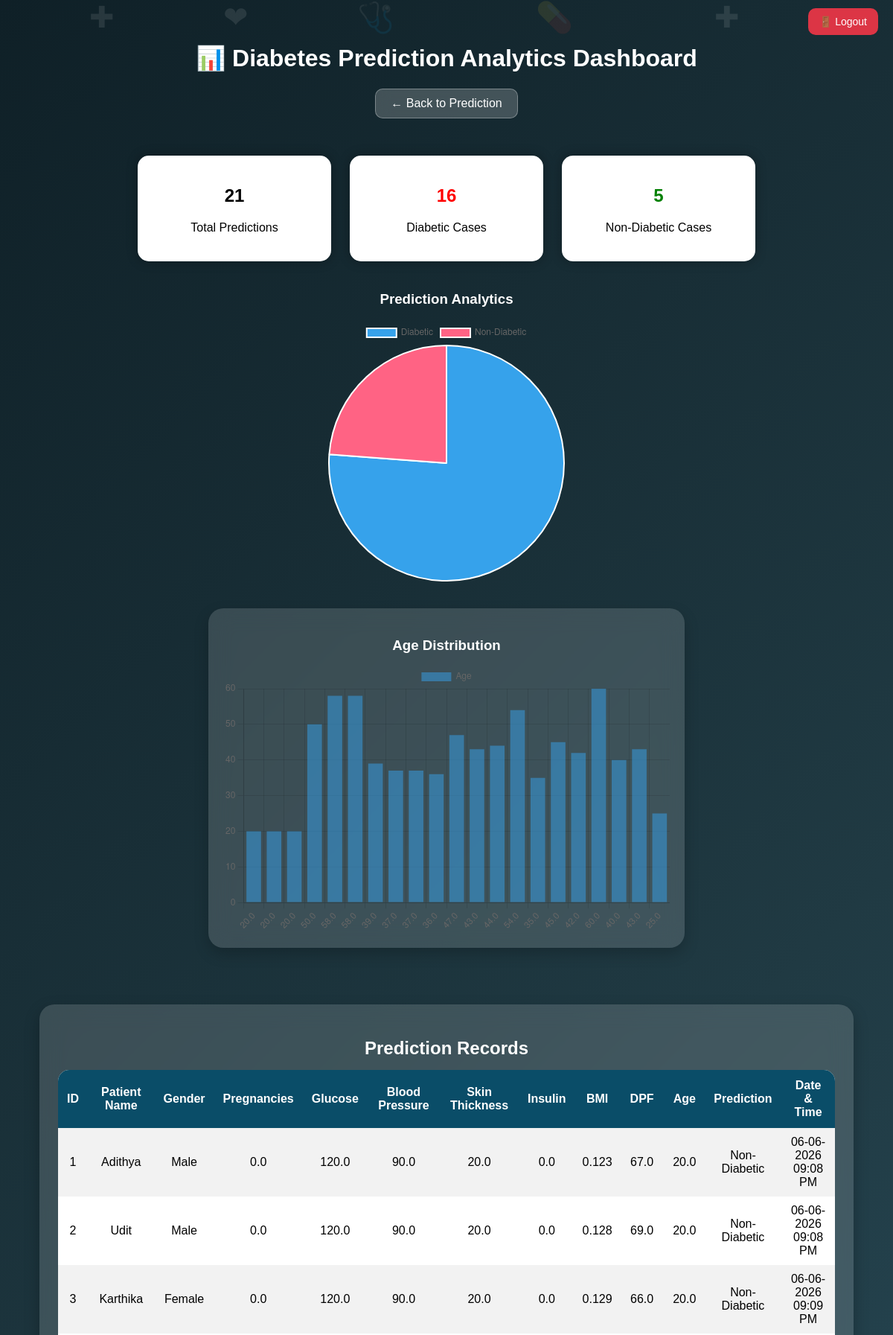
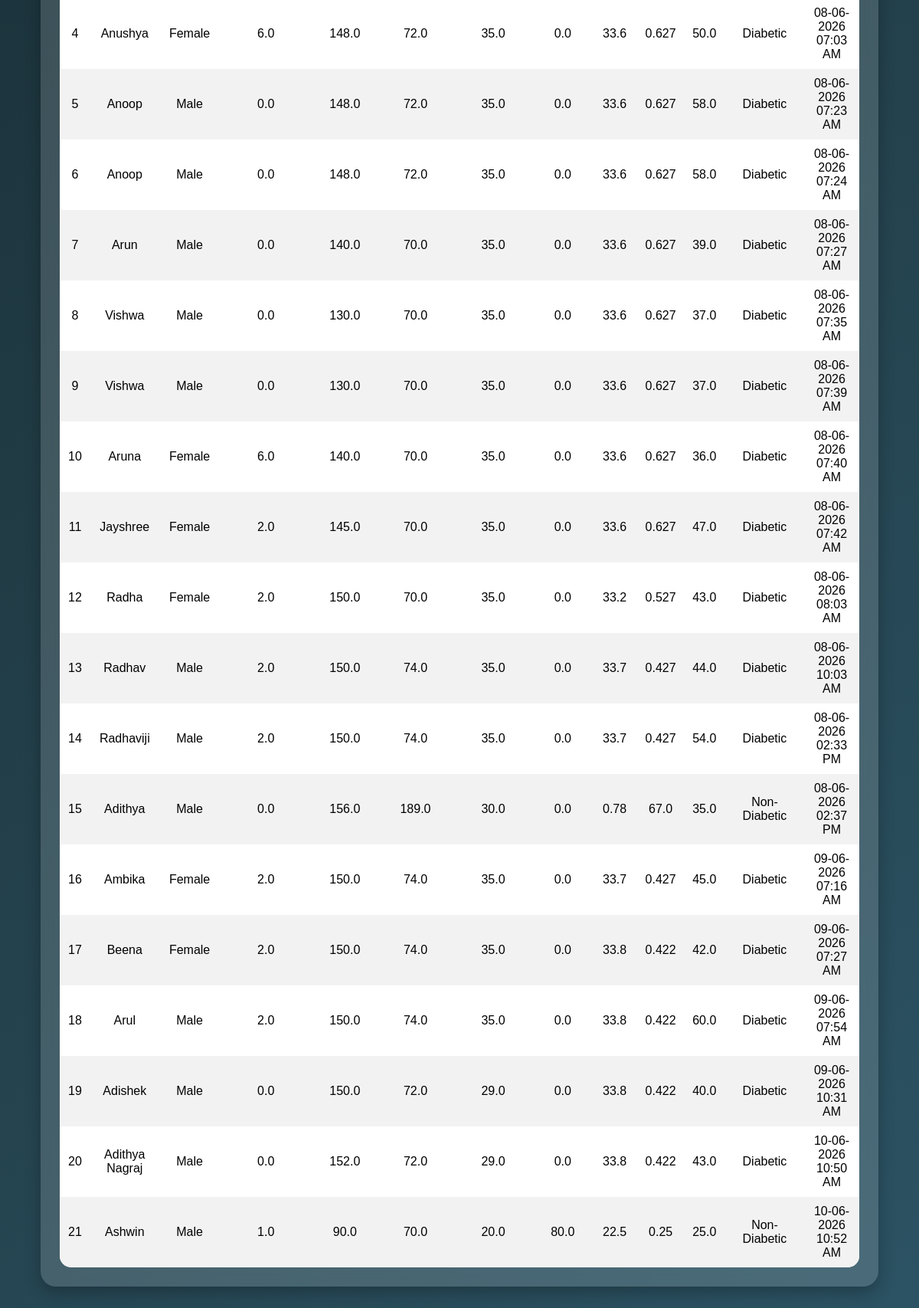
The app's page /history with its own data (2 pictures, top to bottom).
### tables this page shows
CREATE TABLE predictions (
    id INTEGER PRIMARY KEY AUTOINCREMENT,
    pregnancies REAL,
    glucose REAL,
    bloodpressure REAL,
    skinthickness REAL,
    insulin REAL,
    bmi REAL,
    dpf REAL,
    age REAL,
    prediction TEXT
, timestamp TEXT, patient_name TEXT, gender TEXT);

### app.py (the view)
@app.route('/history')
def history():
    conn = sqlite3.connect('database.db')
    cursor = conn.cursor()
    cursor.execute("SELECT * FROM predictions")
    records = cursor.fetchall()
    total_predictions = len(records)
    diabetic_count = sum(
        1 for row in records
        if row[9] == "Diabetic"
    )
    non_diabetic_count = sum(
        1 for row in records
        if row[9] == "Non-Diabetic"
    )
    age_labels = [row[8] for row in records]
    conn.close()
    return render_template(
        'history.html',
        records=records,
        total_predictions=total_predictions,
        diabetic_count=diabetic_count,
        non_diabetic_count=non_diabetic_count,
        age_labels=age_labels
    )

### templates/history.html (shortened to what this page needs)
<!DOCTYPE html>
<html>
<head>
</head>
<body>
    <div class="medical-bg">
      <span style="left:10%">✚</span>
      <span style="left:25%">❤</span>
      <span style="left:40%">🩺</span>
      <span style="left:60%">💊</span>
      <span style="left:80%">✚</span>
    </div>
    <div class="container">
    <div style="text-align:right;">
        <a href="/logout" class="logout-btn">
            🚪 Logout
        </a>
    </div>
<div class="dashboard-title">
    <h1>📊 Diabetes Prediction Analytics Dashboard</h1>
    <a href="/predict_page" class="back-btn">← Back to Prediction</a>
</div>
<div class="stats-container">
    <div class="stat-card">
        <h2>{{ total_predictions }}</h2>
        <p>Total Predictions</p>
    </div>
    <div class="stat-card diabetic">
        <h2>{{ diabetic_count }}</h2>
        <p>Diabetic Cases</p>
    </div>
    <div class="stat-card non-diabetic">
        <h2>{{ non_diabetic_count }}</h2>
        <p>Non-Diabetic Cases</p>
    </div>
</div>
<h3 style="color:white;text-align:center;">
    Prediction Analytics
</h3>
<div style="width:350px;margin:auto;">
    <canvas id="pieChart"></canvas>
</div>
<br><br>
<div class="chart-card">
    <h3 class="chart-title">Age Distribution</h3>
    <canvas id="barChart" height="180"></canvas>
</div>
<br><br>
<div class="table-card">
<h2 class="chart-title">
    Prediction Records
</h2>
    <table>
        <tr>
            <th>ID</th>
            <th>Patient Name</th>
            <th>Gender</th>
            <th>Pregnancies</th>
            <th>Glucose</th>
            <th>Blood Pressure</th>
            <th>Skin Thickness</th>
            <th>Insulin</th>
            <th>BMI</th>
            <th>DPF</th>
            <th>Age</th>
            <th>Prediction</th>
            <th>Date & Time</th>
        </tr>
        {% for row in records %}
        <tr>
            <td>{{ row[0] }}</td>
            <td>{{ row[11] }}</td>
            <td>{{ row[12] }}</td>
            <td>{{ row[1] }}</td>
            <td>{{ row[2] }}</td>
            <td>{{ row[3] }}</td>
            <td>{{ row[4] }}</td>
            <td>{{ row[5] }}</td>
            <td>{{ row[6] }}</td>
            <td>{{ row[7] }}</td>
            <td>{{ row[8] }}</td>
            <td>{{ row[9] }}</td>
            <td>{{ row[10] }}</td>
        </tr>
        {% endfor %}
    </table>
</div>
<script>
const ctx = document.getElementById('pieChart');
new Chart(ctx,{
    type:'pie',
    data:{
        labels:['Diabetic','Non-Diabetic'],
        datasets:[{
            data:[
                {{ diabetic_count }},
                {{ non_diabetic_count }}
            ]
        }]
    }
});
const barCtx=document.getElementById('barChart');
new Chart(barCtx,{
    type:'bar',
    data:{
        labels:[
            {% for age in age_labels %}
            "{{ age }}",
            {% endfor %}
        ],
        datasets:[{
            label:'Age',
            data:[
                {% for age in age_labels %}
                {{ age }},
                {% endfor %}
            ]
        }]
    }
});
</script>
</body>
</html>

### templates/history.html (style rules this page uses)
body { margin:0; padding:20px; font-family:Arial,sans-serif; background:linear-gradient( 135deg, #0f2027, #203a43, #2c5364 ); min-height:100vh; }
.medical-bg { position:fixed; width:100%; height:100%; top:0; left:0; z-index:-1; }
.medical-bg span { position:absolute; color:rgba(255,255,255,0.1); font-size:40px; animation:float 10s linear infinite; }
.dashboard-title { text-align:center; color:white; margin-bottom:30px; }
.stats-container { display:flex; justify-content:center; gap:25px; flex-wrap:wrap; margin-bottom:40px; }
.stat-card { background:white; width:220px; padding:20px; border-radius:15px; text-align:center; box-shadow:0px 0px 15px rgba(0,0,0,0.3); }
.diabetic h2 { color:red; }
.non-diabetic h2 { color:green; }
table { width:100%; border-collapse:collapse; background:white; border-radius:15px; overflow:hidden; }
th { background:#0a4d68; color:white; padding:12px; }
td { padding:10px; text-align:center; }
tr:nth-child(even) { background:#f2f2f2; }
.back-btn { display:inline-block; margin-bottom:20px; padding:10px 20px; background:rgba(255,255,255,0.2); backdrop-filter:blur(10px); color:white; text-decoration:none; border-radius:10px; border:1px solid rgba(255,255,255,0.3); }
.chart-card { background:rgba(255,255,255,0.15); backdrop-filter:blur(15px); border-radius:20px; padding:20px; width:90%; max-width:600px; margin:auto; box-shadow:0 8px 20px rgba(0,0,0,0.2); }
.table-card { background:rgba(255,255,255,0.15); backdrop-filter:blur(15px); border-radius:20px; padding:25px; margin:40px auto; width:90%; box-shadow:0 8px 20px rgba(0,0,0,0.25); }
.chart-title { color:white; text-align:center; margin-bottom:15px; }
.logout-btn { text-decoration:none; background:#dc3545; color:white; padding:10px 15px; border-radius:10px; font-size:14px; }

### records on screen
predictions: id "1", patient_name "Adithya", gender "Male", pregnancies "0.0", glucose "120.0", bloodpressure "90.0", skinthickness "20.0", insulin "0.0", bmi "0.123", dpf "67.0", age "20.0", prediction "Non-Diabetic", timestamp "06-06-2026 09:08 PM"
predictions: id "2", patient_name "Udit", gender "Male", pregnancies "0.0", glucose "120.0", bloodpressure "90.0", skinthickness "20.0", insulin "0.0", bmi "0.128", dpf "69.0", age "20.0", prediction "Non-Diabetic", timestamp "06-06-2026 09:08 PM"
predictions: id "3", patient_name "Karthika", gender "Female", pregnancies "0.0", glucose "120.0", bloodpressure "90.0", skinthickness "20.0", insulin "0.0", bmi "0.129", dpf "66.0", age "20.0", prediction "Non-Diabetic", timestamp "06-06-2026 09:09 PM"
predictions: id "4", patient_name "Anushya", gender "Female", pregnancies "6.0", glucose "148.0", bloodpressure "72.0", skinthickness "35.0", insulin "0.0", bmi "33.6", dpf "0.627", age "50.0", prediction "Diabetic", timestamp "08-06-2026 07:03 AM"
predictions: id "5", patient_name "Anoop", gender "Male", pregnancies "0.0", glucose "148.0", bloodpressure "72.0", skinthickness "35.0", insulin "0.0", bmi "33.6", dpf "0.627", age "58.0", prediction "Diabetic", timestamp "08-06-2026 07:23 AM"
predictions: id "6", patient_name "Anoop", gender "Male", pregnancies "0.0", glucose "148.0", bloodpressure "72.0", skinthickness "35.0", insulin "0.0", bmi "33.6", dpf "0.627", age "58.0", prediction "Diabetic", timestamp "08-06-2026 07:24 AM"
predictions: id "7", patient_name "Arun", gender "Male", pregnancies "0.0", glucose "140.0", bloodpressure "70.0", skinthickness "35.0", insulin "0.0", bmi "33.6", dpf "0.627", age "39.0", prediction "Diabetic", timestamp "08-06-2026 07:27 AM"
predictions: id "8", patient_name "Vishwa", gender "Male", pregnancies "0.0", glucose "130.0", bloodpressure "70.0", skinthickness "35.0", insulin "0.0", bmi "33.6", dpf "0.627", age "37.0", prediction "Diabetic", timestamp "08-06-2026 07:35 AM"
predictions: id "9", patient_name "Vishwa", gender "Male", pregnancies "0.0", glucose "130.0", bloodpressure "70.0", skinthickness "35.0", insulin "0.0", bmi "33.6", dpf "0.627", age "37.0", prediction "Diabetic", timestamp "08-06-2026 07:39 AM"
predictions: id "10", patient_name "Aruna", gender "Female", pregnancies "6.0", glucose "140.0", bloodpressure "70.0", skinthickness "35.0", insulin "0.0", bmi "33.6", dpf "0.627", age "36.0", prediction "Diabetic", timestamp "08-06-2026 07:40 AM"
predictions: id "11", patient_name "Jayshree", gender "Female", pregnancies "2.0", glucose "145.0", bloodpressure "70.0", skinthickness "35.0", insulin "0.0", bmi "33.6", dpf "0.627", age "47.0", prediction "Diabetic", timestamp "08-06-2026 07:42 AM"
predictions: id "12", patient_name "Radha", gender "Female", pregnancies "2.0", glucose "150.0", bloodpressure "70.0", skinthickness "35.0", insulin "0.0", bmi "33.2", dpf "0.527", age "43.0", prediction "Diabetic", timestamp "08-06-2026 08:03 AM"
predictions: id "13", patient_name "Radhav", gender "Male", pregnancies "2.0", glucose "150.0", bloodpressure "74.0", skinthickness "35.0", insulin "0.0", bmi "33.7", dpf "0.427", age "44.0", prediction "Diabetic", timestamp "08-06-2026 10:03 AM"
predictions: id "14", patient_name "Radhaviji", gender "Male", pregnancies "2.0", glucose "150.0", bloodpressure "74.0", skinthickness "35.0", insulin "0.0", bmi "33.7", dpf "0.427", age "54.0", prediction "Diabetic", timestamp "08-06-2026 02:33 PM"
predictions: id "15", patient_name "Adithya", gender "Male", pregnancies "0.0", glucose "156.0", bloodpressure "189.0", skinthickness "30.0", insulin "0.0", bmi "0.78", dpf "67.0", age "35.0", prediction "Non-Diabetic", timestamp "08-06-2026 02:37 PM"
predictions: id "16", patient_name "Ambika", gender "Female", pregnancies "2.0", glucose "150.0", bloodpressure "74.0", skinthickness "35.0", insulin "0.0", bmi "33.7", dpf "0.427", age "45.0", prediction "Diabetic", timestamp "09-06-2026 07:16 AM"
predictions: id "17", patient_name "Beena", gender "Female", pregnancies "2.0", glucose "150.0", bloodpressure "74.0", skinthickness "35.0", insulin "0.0", bmi "33.8", dpf "0.422", age "42.0", prediction "Diabetic", timestamp "09-06-2026 07:27 AM"
predictions: id "18", patient_name "Arul", gender "Male", pregnancies "2.0", glucose "150.0", bloodpressure "74.0", skinthickness "35.0", insulin "0.0", bmi "33.8", dpf "0.422", age "60.0", prediction "Diabetic", timestamp "09-06-2026 07:54 AM"
predictions: id "19", patient_name "Adishek", gender "Male", pregnancies "0.0", glucose "150.0", bloodpressure "72.0", skinthickness "29.0", insulin "0.0", bmi "33.8", dpf "0.422", age "40.0", prediction "Diabetic", timestamp "09-06-2026 10:31 AM"
predictions: id "20", patient_name "Adithya Nagraj", gender "Male", pregnancies "0.0", glucose "152.0", bloodpressure "72.0", skinthickness "29.0", insulin "0.0", bmi "33.8", dpf "0.422", age "43.0", prediction "Diabetic", timestamp "10-06-2026 10:50 AM"
predictions: id "21", patient_name "Ashwin", gender "Male", pregnancies "1.0", glucose "90.0", bloodpressure "70.0", skinthickness "20.0", insulin "80.0", bmi "22.5", dpf "0.25", age "25.0", prediction "Non-Diabetic", timestamp "10-06-2026 10:52 AM"

### other values on screen
{{ total_predictions }} "21"
{{ diabetic_count }} "16"
{{ non_diabetic_count }} "5"
chart data {{ diabetic_count }} 16
chart data {{ non_diabetic_count }} 5
chart data {{ age }} 20.0, 20.0, 20.0, 50.0, 58.0, 58.0, 39.0, 37.0, 37.0, 36.0, 47.0, 43.0, 44.0, 54.0, 35.0, 45.0, 42.0, 60.0, 40.0, 43.0, 25.0
